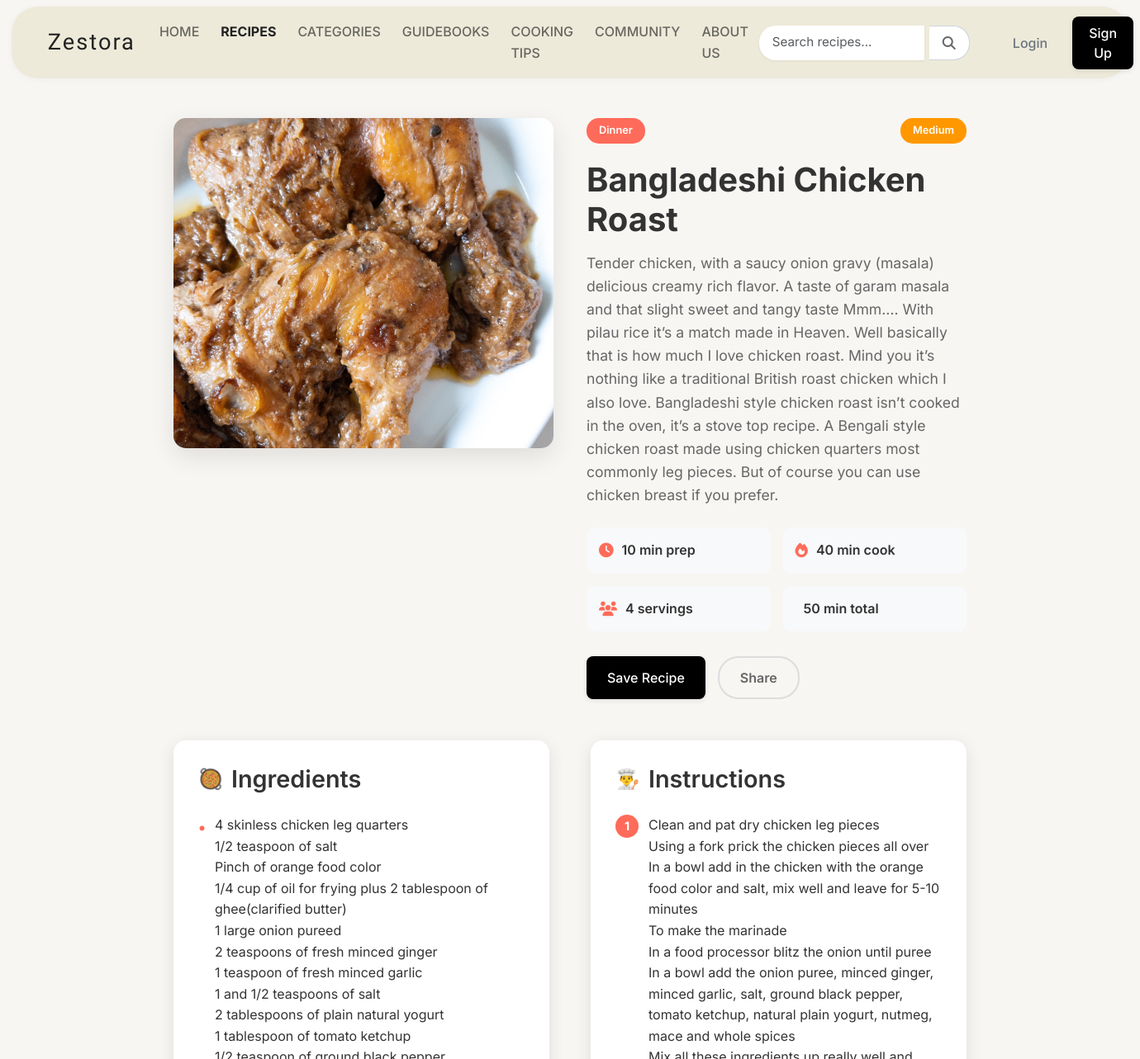
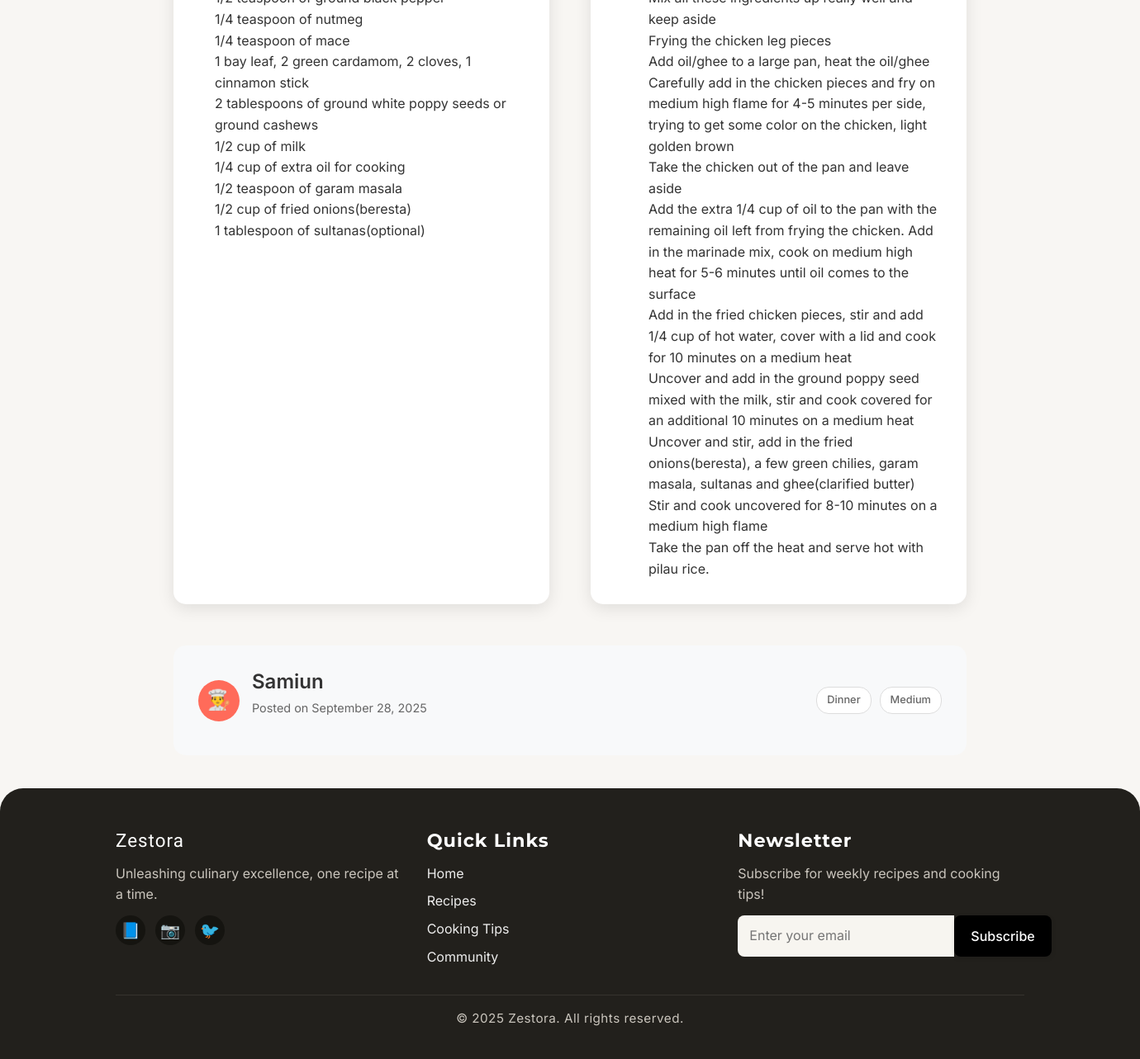
The page /recipes/bangladeshi-chicken-roast/ on the database its author committed (2 pictures, top to bottom).
### recipes/models.py (models this page shows, shortened)
class Recipe(models.Model):
    DIFFICULTY_CHOICES = [
        ('easy', 'Easy'),
        ('medium', 'Medium'),
        ('hard', 'Hard'),
    ]
    title = models.CharField(max_length=200)
    slug = models.SlugField(unique=True)
    description = models.TextField()
    ingredients = models.TextField()
    instructions = models.TextField()
    prep_time = models.IntegerField(help_text="Preparation time in minutes")
    cook_time = models.IntegerField(help_text="Cooking time in minutes")
    servings = models.IntegerField()
    difficulty = models.CharField(max_length=10, choices=DIFFICULTY_CHOICES)
    category = models.ForeignKey(Category, on_delete=models.CASCADE)
    image = models.ImageField(upload_to='recipes/', blank=True, null=True, help_text="Upload recipe image")
    author = models.ForeignKey(User, on_delete=models.CASCADE)
    featured = models.BooleanField(default=False)
    created_at = models.DateTimeField(auto_now_add=True)
    updated_at = models.DateTimeField(auto_now=True)
    @property
    def total_time(self):
        return self.prep_time + self.cook_time

class Category(models.Model):
    name = models.CharField(max_length=100)
    slug = models.SlugField(unique=True)
    description = models.TextField(blank=True)
    image = models.ImageField(upload_to='categories/', blank=True, null=True)
    created_at = models.DateTimeField(auto_now_add=True)
    class Meta:
        verbose_name_plural = "Categories"

### recipes/views.py (the view)
# urls.py: path('<slug:slug>/', views.recipe_detail, name='recipe_detail'),
def recipe_detail(request, slug):
    recipe = get_object_or_404(Recipe, slug=slug)
    return render(request, 'recipes/recipe_detail.html', {'recipe': recipe, 'active_page': 'recipes'})

### templates/recipes/recipe_detail.html (shortened to what this page needs)
{% extends 'base.html' %}
{% load static %}
{% block content %}
<div class="recipe-detail-container">
    <div class="recipe-header">
        <div class="recipe-image">
            {% if recipe.image %}
                {% if recipe.image.name|slice:":8" == "recipes/" %}
                    <img src="{{ recipe.image.url }}" alt="{{ recipe.title }}">
                {% else %}
                    <img src="{% static recipe.image %}" alt="{{ recipe.title }}">
                {% endif %}
            {% else %}
                <div class="placeholder-image">🍽️</div>
            {% endif %}
        </div>
        <div class="recipe-info">
            <div class="recipe-meta">
                <span class="category-badge">{{ recipe.category.name }}</span>
                <span class="difficulty-badge difficulty-{{ recipe.difficulty }}">{{ recipe.get_difficulty_display }}</span>
            </div>
            <h1>{{ recipe.title }}</h1>
            <p class="recipe-description">{{ recipe.description }}</p>
            <div class="recipe-stats">
                <div class="stat">
                    <i class="fas fa-clock"></i>
                    <span>{{ recipe.prep_time }} min prep</span>
                </div>
                <div class="stat">
                    <i class="fas fa-fire"></i>
                    <span>{{ recipe.cook_time }} min cook</span>
                </div>
                <div class="stat">
                    <i class="fas fa-users"></i>
                    <span>{{ recipe.servings }} servings</span>
                </div>
                <div class="stat">
                    <span>{{ recipe.total_time }} min total</span>
                </div>
            </div>
            <div class="recipe-actions">
                <button class="btn btn-primary">Save Recipe</button>
                <button class="btn btn-secondary">Share</button>
            </div>
        </div>
    </div>
    <div class="recipe-content">
        <div class="ingredients-section">
            <h2>Ingredients</h2>
            <div class="ingredients-list">
                {{ recipe.ingredients|linebreaks }}
            </div>
        </div>
        <div class="instructions-section">
            <h2>Instructions</h2>
            <div class="instructions-list">
                {{ recipe.instructions|linebreaks }}
            </div>
        </div>
    </div>
    <div class="recipe-footer">
        <div class="author-info">
            <div class="author-avatar">👨‍🍳</div>
            <div class="author-details">
                <h4>{{ recipe.author.get_full_name|default:recipe.author.username }}</h4>
                <p>Posted on {{ recipe.created_at|date:"F d, Y" }}</p>
            </div>
        </div>
        <div class="recipe-tags">
            <span class="tag">{{ recipe.category.name }}</span>
            <span class="tag">{{ recipe.get_difficulty_display }}</span>
        </div>
    </div>
</div>
{% endblock %}

### static/css/styles.css (style rules this page uses)
.btn.btn-primary { background: #000; color: #fff; border: none; box-shadow: 0 2px 6px rgba(0,0,0,0.09); }
* { margin: 0; padding: 0; box-sizing: border-box; }
body { font-family: 'Inter', sans-serif; line-height: 1.6; color: #333; background-color: #f8f6f3; }
.btn { text-decoration: none; padding: 0.75rem 1.5rem; border-radius: 8px; font-weight: 500; font-size: 0.9rem; transition: all 0.3s ease; border: 2px solid transparent; cursor: pointer; display: inline-block; }
.btn-primary { background: #e85a4f; color: white; border-color: #e85a4f; }
.recipe-meta { display: flex; justify-content: space-between; color: #666; font-size: 0.9rem; margin-bottom: 1rem; }
.recipe-description { color: #666; line-height: 1.6; margin-bottom: 1rem; }

### static/css/navbar_footer.css (style rules this page uses)
.btn.btn-primary { background: #000; color: #fff; border: none; box-shadow: 0 2px 6px rgba(0,0,0,0.09); }
.btn-primary { background: #000 !important; border-color: #000 !important; border-radius: 8px !important; font-weight: 500 !important; }

### rows shown on the page
Recipe: image (picture), category.name "Dinner", difficulty "Medium", title "Bangladeshi Chicken Roast", description "Tender chicken, with a saucy onion gravy (masala) delicious creamy rich flavor. A taste of garam masala and that slight sweet and tangy taste Mmm…. With pilau rice it’s a match made in Heaven. Well basically that is how much I love chicken roast. Mind you it’s nothing like a traditional British roast chicken which I also love. Bangladeshi style chicken roast isn’t cooked in the oven, it’s a stove top recipe. A Bengali style chicken roast made using chicken quarters most commonly leg pieces. But of course you can use chicken breast if you prefer.", prep_time "10", cook_time "40", servings "4", total_time "50", ingredients "4 skinless chicken leg quarters 1/2 teaspoon of salt Pinch of orange food color 1/4 cup of oil for frying plus 2 tablespoon of ghee(clarified butter) 1 large onion pureed 2 teaspoons of fresh minced ginger 1 teaspoon of fresh minced garlic 1 and 1/2 teaspoons of salt 2 tablespoons of plain natural yogurt 1 tablespoon of tomato ketchup 1/2 teaspoon of ground black pepper 1/4 teaspoon of nutmeg 1/4 teaspoon of mace 1 bay leaf, 2 green cardamom, 2 cloves, 1 cinnamon stick 2 tablespoons of ground white poppy seeds or ground cashews 1/2 cup of milk 1/4 cup of extra oil for cooking 1/2 teaspoon of garam masala 1/2 cup of fried onions(beresta) 1 tablespoon of sultanas(optional)", instructions "Clean and pat dry chicken leg pieces Using a fork prick the chicken pieces all over In a bowl add in the chicken with the orange food color and salt, mix well and leave for 5-10 minutes To make the marinade In a food processor blitz the onion until puree In a bowl add the onion puree, minced ginger, minced garlic, salt, ground black pepper, tomato ketchup, natural plain yogurt, nutmeg, mace and whole spices Mix all these ingredients up really well and keep aside Frying the chicken leg pieces Add oil/ghee to a large pan, heat the oil/ghee Carefully add in the chicken pieces and fry on medium high flame for 4-5 minutes per side, trying to get some color on the chicken, light golden brown Take…", author.get_full_name "Samiun", created_at "September 28, 2025"
